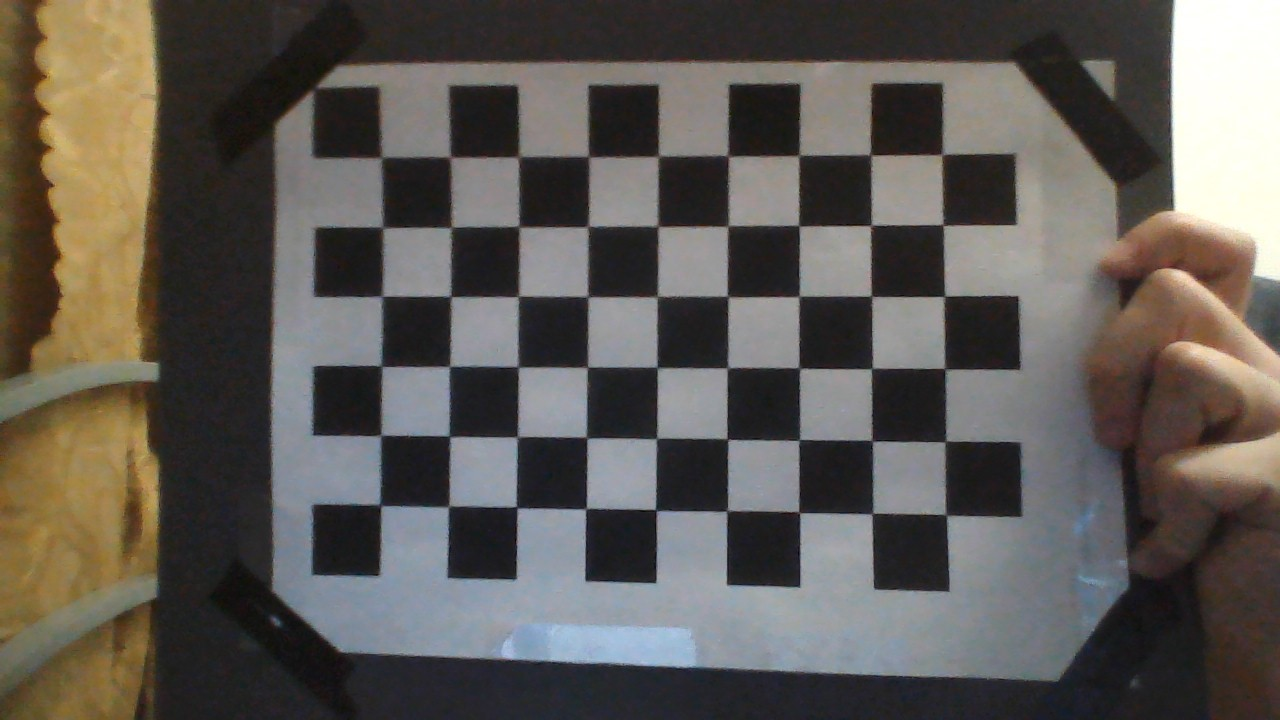
#> input picture Python/Camera calibration/Webcam/Calibrate and Undistort/photo for calibration/gg/WIN_20200217_17_54_42_Pro.jpg, 1280 x 720 px; its folder holds only this picture in this run
$ python CALIBRATE.py
#> lines starting #> are read from the running program, lines starting #| are printed output that depends on the picture; after the words box and inside, x2 and y2 are one past the last pixel; in counts of white or black regions, pixels touching at a corner belong together; long printed decimals are rounded
import numpy as np
import cv2
import glob

# termination criteria
criteria = (cv2.TERM_CRITERIA_EPS + cv2.TERM_CRITERIA_MAX_ITER, 25, 0.001)

# prepare object points, like (0,0,0), (1,0,0), (2,0,0) ....,(8,5,0)
objp = np.zeros((6*9,3), np.float32)
objp[:,:2] = np.mgrid[0:9,0:6].T.reshape(-1,2)

# Arrays to store object points and image points from all the images.
objpoints = [] # 3d point in real world space
imgpoints = [] # 2d points in image plane.

images = glob.glob('photo for calibration\gg\*.jpg')

Num = 1
for fname in images:
    img = cv2.imread(fname)
#> img is the input picture: shape (720, 1280, 3); mean B, G, R 85.1, 90.2, 94.7
    gray = cv2.cvtColor(img,cv2.COLOR_BGR2GRAY)
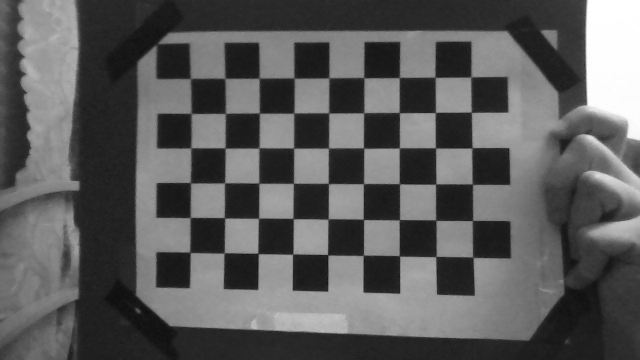
#> gray: shape (720, 1280) (shown at 1/2 size); min 2, max 255, mean 91

    # Find the chess board corners
    ret, corners = cv2.findChessboardCorners(gray, (9,6),None)
#> ret = True; corners = 54 rows, first 8: [383.2, 157.4], [450, 157.5], [519, 158], [587.1, 156.4], [658, 157], [727, 156], [797.8, 155.1], [869.2, 155.2]

    # If found, add object points, image points (after refining them)
    if ret == True:
        objpoints.append(objp)

        corners2 = cv2.cornerSubPix(gray,corners,(11,11),(-1,-1),criteria)
#> corners2 = 54 rows, first 8: [381.5, 157.5], [450.3, 157.1], [518.5, 156.7], [588.6, 156.7], [658.3, 156.1], [728, 156], [798.8, 155.4], [870.6, 154.9]
        imgpoints.append(corners2)

        # Draw and display the corners
        img = cv2.drawChessboardCorners(img, (9,6), corners2,ret)
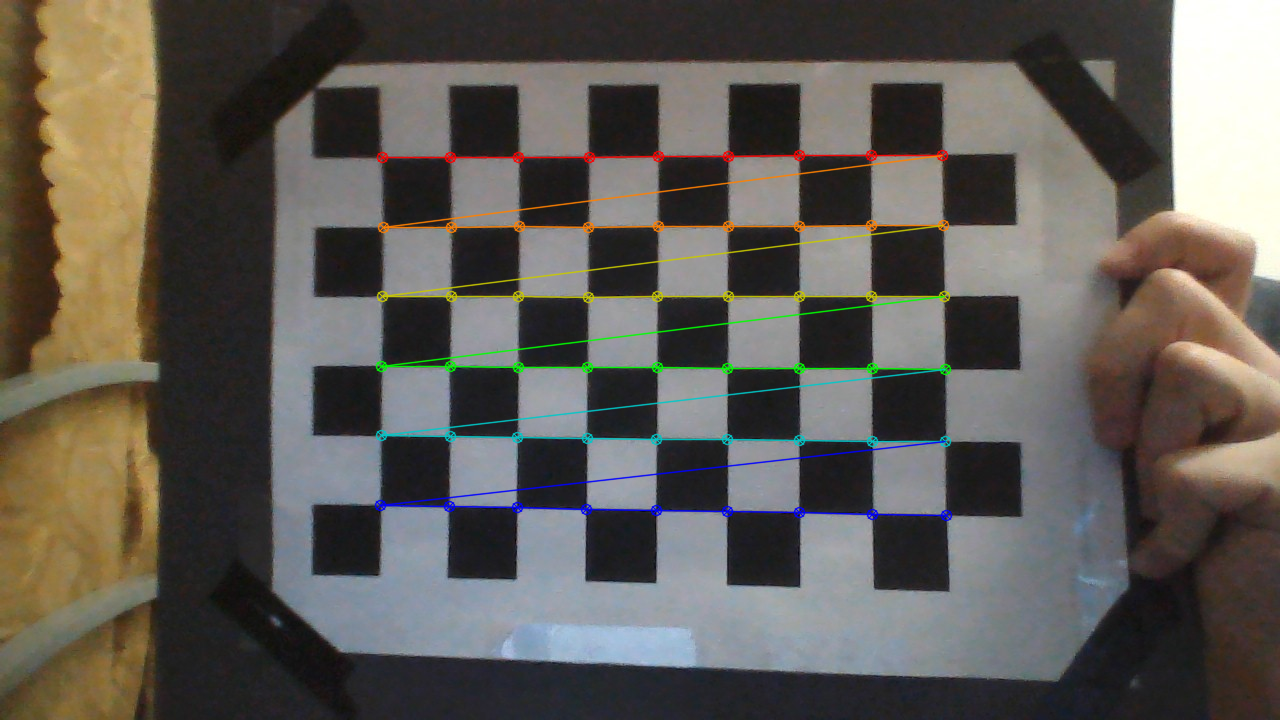
#> img: shape (720, 1280, 3); 2.48% of pixels changed, all inside (x1, y1, x2, y2) = (374, 149, 953, 522)
        #cv2.imshow('img',img)
        cv2.imwrite('photo with corners\img{}.jpg'.format(Num), img)
        Num = Num + 1
        #cv2.waitKey(50)
        #cv2.destroyAllWindows()
    if ret == False:
        Num = Num + 1
        continue

# find matrix intrisinc parametrs, distortional coefficient, rotation matrix and transfer vector
ret, mtx, dist, rvecs, tvecs = cv2.calibrateCamera(objpoints, imgpoints, gray.shape[::-1],None,None)
#> ret = 0.604; mtx = [[1103.7, 0, 560.1], [0, 1117.6, 354.4], [0, 0, 1]]; dist = [[0.00442, 1.3, 0.00513, 9.14e-05, -7.62]]; rvecs = ([-0.0233, 0.0676, 0.00481],); tvecs = ([-2.59, -2.84, 16.14],)

# save matrix intrisinc parametrs and distortional coefficient
np.save('mtx', mtx)
np.save('dist', dist)

print(mtx)
#| [[1.10367057e+03 0.00000000e+00 5.60101910e+02]
#|  [0.00000000e+00 1.11759301e+03 3.54441341e+02]
#|  [0.00000000e+00 0.00000000e+00 1.00000000e+00]]
print(dist)
#| [[ 4.41827359e-03  1.29567702e+00  5.13298186e-03  9.14148986e-05
#|   -7.61931874e+00]]

$ run again, on Python/Camera calibration/Webcam/Calibrate and Undistort/photo for calibration/gg/WIN_20200217_17_55_23_Pro.jpg
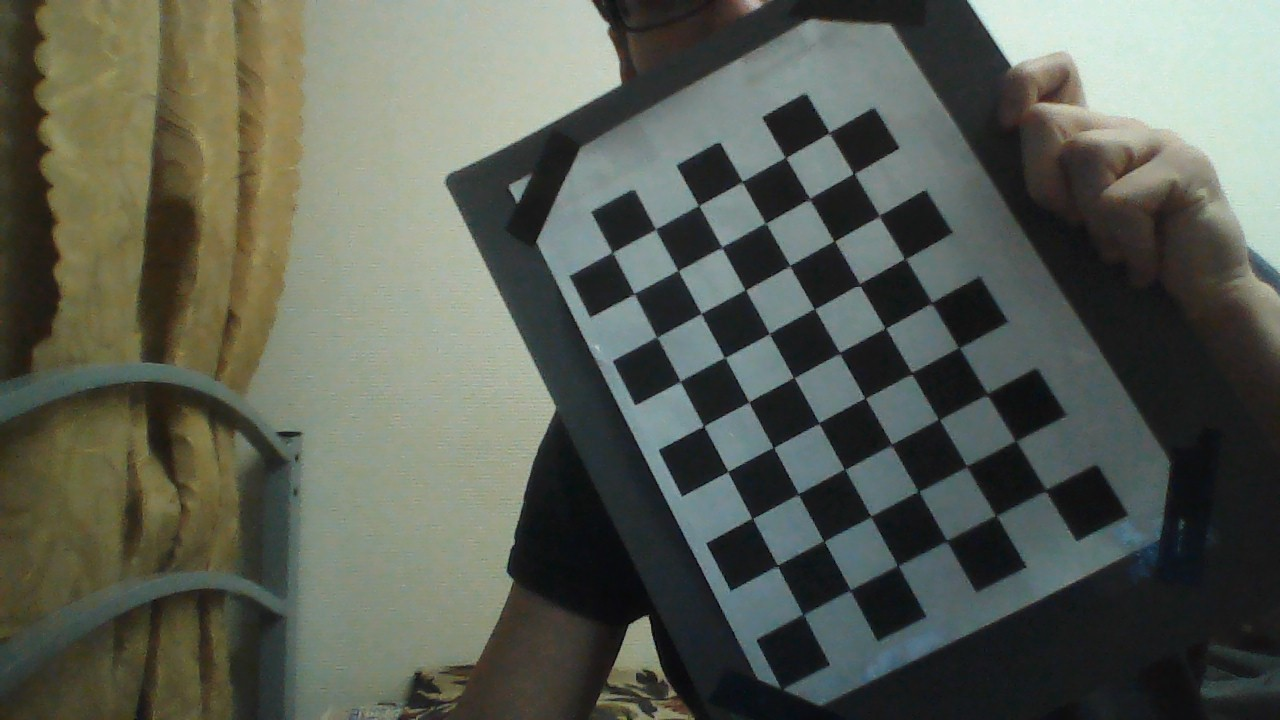
#> input picture Python/Camera calibration/Webcam/Calibrate and Undistort/photo for calibration/gg/WIN_20200217_17_55_23_Pro.jpg, 1280 x 720 px
#> img is the input picture: shape (720, 1280, 3); mean B, G, R 83.8, 94, 89.4
#> `gray = cv2.cvtColor(img,cv2.COLOR_BGR2GRAY)`:
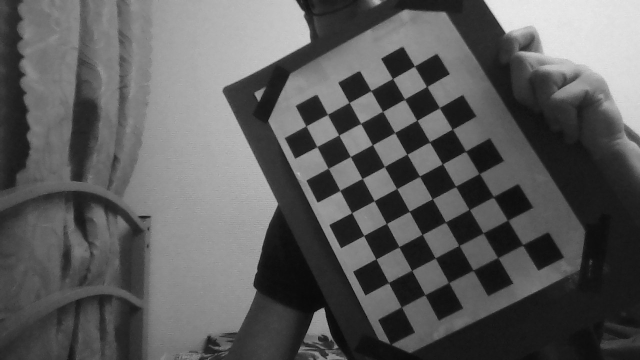
#> gray: shape (720, 1280) (shown at 1/2 size); min 0, max 237, mean 91.4
#> `ret, corners = cv2.findChessboardCorners(gray, (9,6),None)`: ret = True; corners = 54 rows, first 8: [802.5, 614.6], [778.5, 565.1], [752, 518], [727.6, 471.1], [703.3, 426.4], [679.5, 381.8], [656.4, 337.4], [634.1, 293.5]
#> corners2 = 54 rows, first 8: [803.2, 614.5], [777.4, 565.5], [752.2, 518.3], [727.7, 471.5], [703.6, 426], [680.2, 381.3], [656.8, 337], [634.1, 293.6]
#> `img = cv2.drawChessboardCorners(img, (9,6), corners2,ret)`:
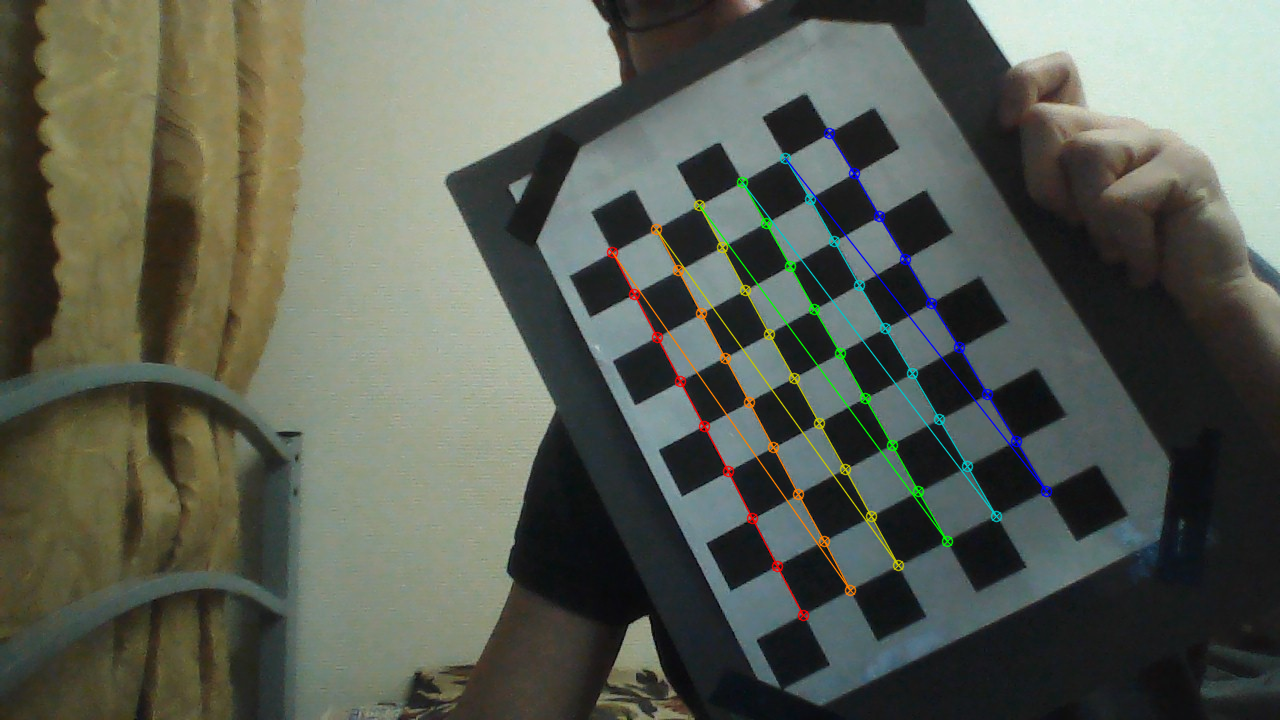
#> img: shape (720, 1280, 3); 1.74% of pixels changed, all inside (x1, y1, x2, y2) = (606, 127, 1053, 622)
#> `ret, mtx, dist, rvecs, tvecs = cv2.calibrateCamera(objpoints, imgpoint..`: ret = 0.376; mtx = [[666.2, 0, 672.5], [0, 670.3, 377.4], [0, 0, 1]]; dist = [[-0.0751, 0.43, -0.0083, -0.00399, -0.477]]; rvecs = ([-0.195, -0.0615, -2.05],); tvecs = ([2.45, 4.44, 12.37],)
#| [[666.198   0.         672.476]
#|  [  0.         670.273 377.386]
#|  [  0.           0.           1.        ]]
#| [[-0.07506  0.4305 -0.008304 -0.003987 -0.4772]]

$ run again, on Python/Camera calibration/Webcam/Calibrate and Undistort/photo for calibration/gg/WIN_20200217_17_55_36_Pro.jpg
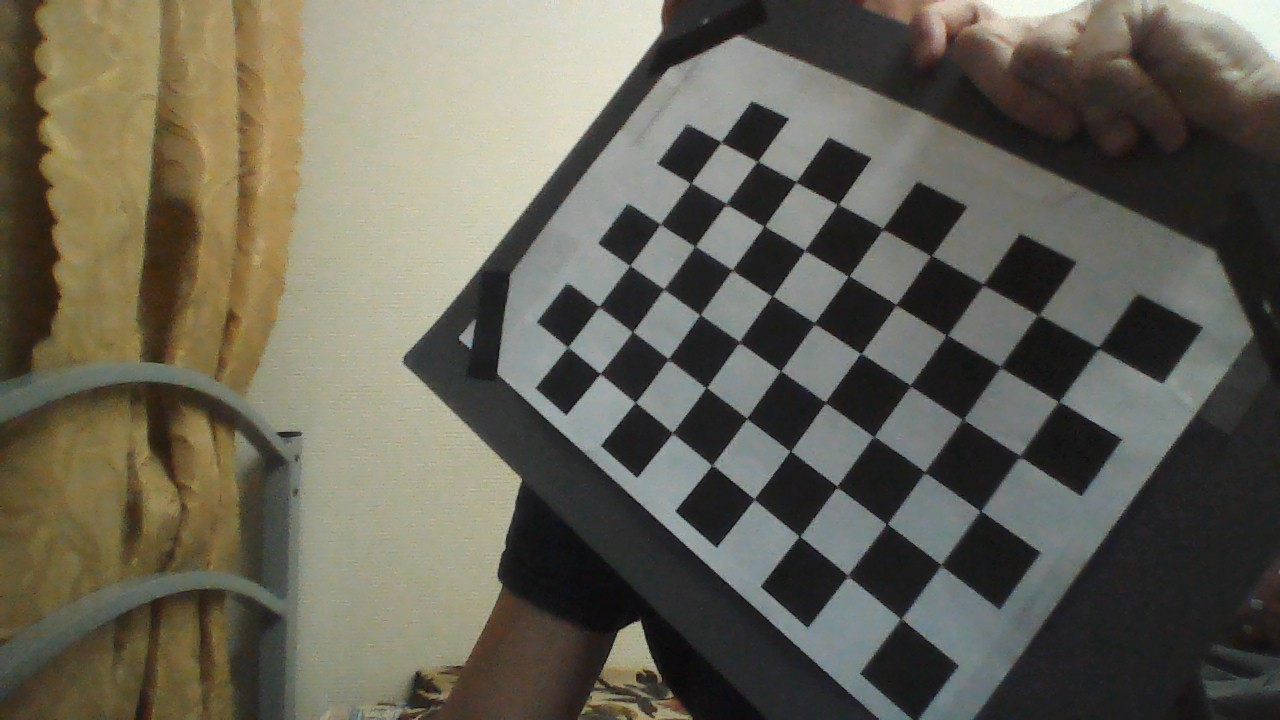
#> input picture Python/Camera calibration/Webcam/Calibrate and Undistort/photo for calibration/gg/WIN_20200217_17_55_36_Pro.jpg, 1280 x 720 px
#> img is the input picture: shape (720, 1280, 3); mean B, G, R 85.7, 98.4, 101.5
#> `gray = cv2.cvtColor(img,cv2.COLOR_BGR2GRAY)`:
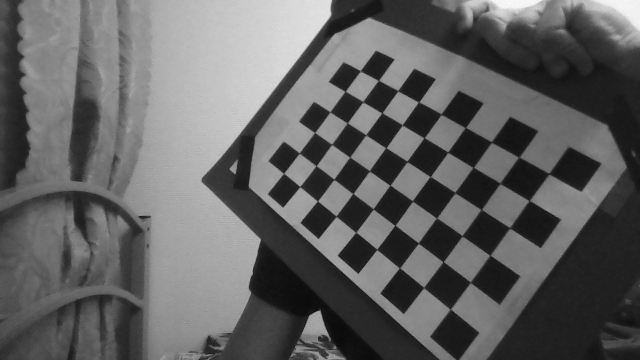
#> gray: shape (720, 1280) (shown at 1/2 size); min 1, max 253, mean 97.9
#> `ret, corners = cv2.findChessboardCorners(gray, (9,6),None)`: ret = True; corners = 54 rows, first 8: [900.3, 618.8], [847.2, 574.8], [799, 536.3], [754.4, 498.6], [711.2, 465.9], [672.1, 432], [635.1, 401.9], [600.2, 373.1]
#> corners2 = 54 rows, first 8: [901, 618.5], [847.8, 575.7], [799.5, 536.1], [754.2, 499], [712.1, 465.2], [672.6, 432.8], [635.3, 402.3], [599.9, 373.7]
#> `img = cv2.drawChessboardCorners(img, (9,6), corners2,ret)`:
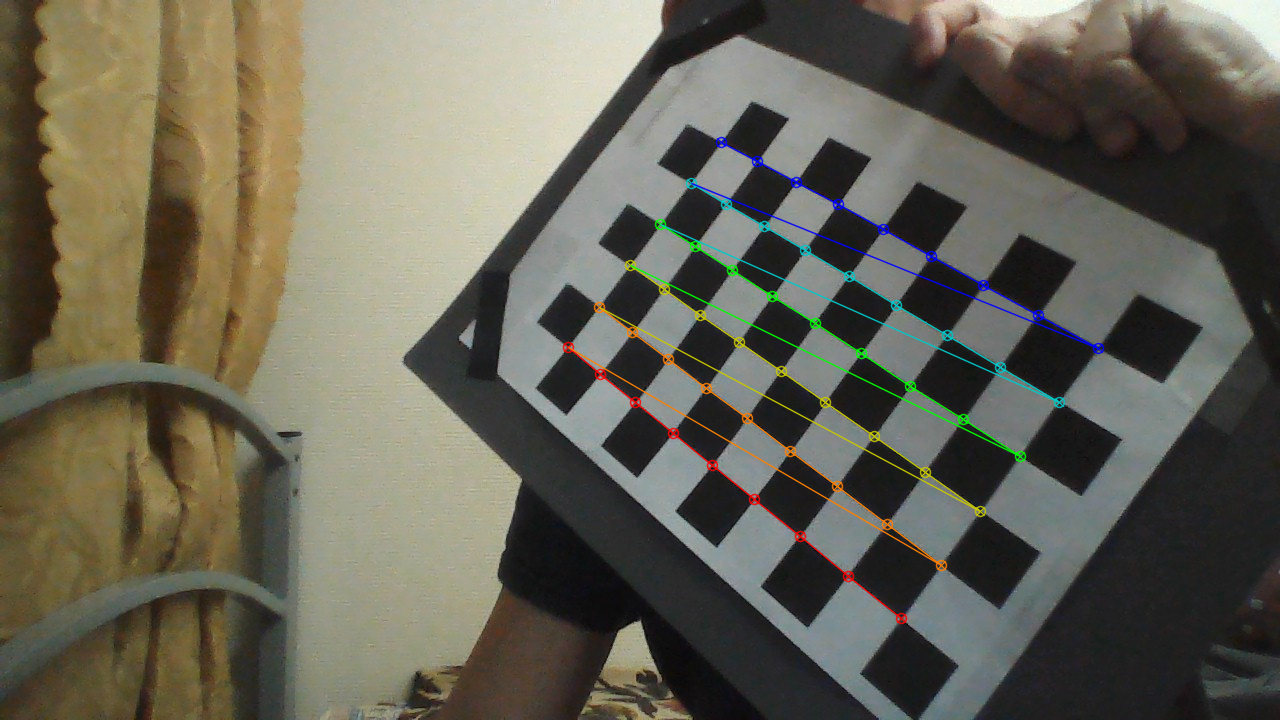
#> img: shape (720, 1280, 3); 1.81% of pixels changed, all inside (x1, y1, x2, y2) = (562, 136, 1105, 625)
#> `ret, mtx, dist, rvecs, tvecs = cv2.calibrateCamera(objpoints, imgpoint..`: ret = 0.624; mtx = [[1173.2, 0, 523.4], [0, 1163.2, 188.1], [0, 0, 1]]; dist = [[-0.44, 0.861, 0.0301, 0.0501, -1.1]]; rvecs = ([-0.994, -0.337, -2.35],); tvecs = ([5.39, 6.31, 17.1],)
#| [[1.17321117e+03 0.00000000e+00 5.23367966e+02]
#|  [0.00000000e+00 1.16317463e+03 1.88091621e+02]
#|  [0.00000000e+00 0.00000000e+00 1.00000000e+00]]
#| [[-0.4404  0.8615  0.03007  0.05011 -1.097]]
